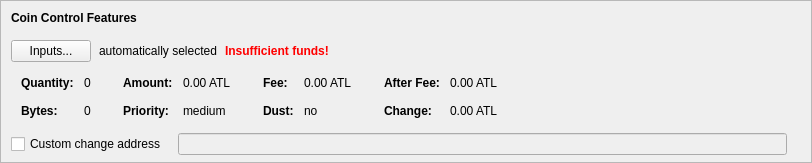
    <widget class="QFrame" name="frameCoinControl">
     <property name="sizePolicy">
      <sizepolicy hsizetype="Expanding" vsizetype="Expanding">
       <horstretch>0</horstretch>
       <verstretch>0</verstretch>
      </sizepolicy>
     </property>
     <property name="maximumSize">
      <size>
       <width>16777215</width>
       <height>16777215</height>
      </size>
     </property>
     <property name="frameShape">
      <enum>QFrame::StyledPanel</enum>
     </property>
     <property name="frameShadow">
      <enum>QFrame::Sunken</enum>
     </property>
     <layout class="QVBoxLayout" name="verticalLayoutCoinControl2">
      <property name="spacing">
       <number>0</number>
      </property>
      <property name="leftMargin">
       <number>0</number>
      </property>
      <property name="topMargin">
       <number>0</number>
      </property>
      <property name="rightMargin">
       <number>0</number>
      </property>
      <property name="bottomMargin">
       <number>6</number>
      </property>
      <item>
       <layout class="QVBoxLayout" name="verticalLayoutCoinControl" stretch="0,0,0,0,1">
        <property name="spacing">
         <number>0</number>
        </property>
        <property name="leftMargin">
         <number>10</number>
        </property>
        <property name="topMargin">
         <number>10</number>
        </property>
        <item>
         <layout class="QHBoxLayout" name="horizontalLayoutCoinControl1">
          <property name="bottomMargin">
           <number>15</number>
          </property>
          <item>
           <widget class="QLabel" name="labelCoinControlFeatures">
            <property name="sizePolicy">
             <sizepolicy hsizetype="Preferred" vsizetype="Maximum">
              <horstretch>0</horstretch>
              <verstretch>0</verstretch>
             </sizepolicy>
            </property>
            <property name="font">
             <font>
              <weight>75</weight>
              <bold>true</bold>
             </font>
            </property>
            <property name="styleSheet">
             <string notr="true">font-weight:bold;</string>
            </property>
            <property name="text">
             <string>Coin Control Features</string>
            </property>
           </widget>
          </item>
         </layout>
        </item>
        <item>
         <layout class="QHBoxLayout" name="horizontalLayoutCoinControl2" stretch="0,0,0,0">
          <property name="spacing">
           <number>8</number>
          </property>
          <property name="bottomMargin">
           <number>10</number>
          </property>
          <item>
           <widget class="QPushButton" name="pushButtonCoinControl">
            <property name="styleSheet">
             <string notr="true"/>
            </property>
            <property name="text">
             <string>Inputs...</string>
            </property>
            <property name="autoDefault">
             <bool>false</bool>
            </property>
           </widget>
          </item>
          <item>
           <widget class="QLabel" name="labelCoinControlAutomaticallySelected">
            <property name="text">
             <string>automatically selected</string>
            </property>
            <property name="margin">
             <number>5</number>
            </property>
           </widget>
          </item>
          <item>
           <widget class="QLabel" name="labelCoinControlInsuffFunds">
            <property name="font">
             <font>
              <weight>75</weight>
              <bold>true</bold>
             </font>
            </property>
            <property name="styleSheet">
             <string notr="true">color:red;font-weight:bold;</string>
            </property>
            <property name="text">
             <string>Insufficient funds!</string>
            </property>
            <property name="margin">
             <number>5</number>
            </property>
           </widget>
          </item>
          <item>
           <spacer name="horizontalSpacerCoinControl">
            <property name="orientation">
             <enum>Qt::Horizontal</enum>
            </property>
            <property name="sizeHint" stdset="0">
             <size>
              <width>40</width>
              <height>1</height>
             </size>
            </property>
           </spacer>
          </item>
         </layout>
        </item>
        <item>
         <widget class="QWidget" name="widgetCoinControl" native="true">
          <property name="sizePolicy">
           <sizepolicy hsizetype="Preferred" vsizetype="Preferred">
            <horstretch>0</horstretch>
            <verstretch>0</verstretch>
           </sizepolicy>
          </property>
          <property name="minimumSize">
           <size>
            <width>0</width>
            <height>0</height>
           </size>
          </property>
          <property name="styleSheet">
           <string notr="true"/>
          </property>
          <layout class="QHBoxLayout" name="horizontalLayoutCoinControl5">
           <property name="leftMargin">
            <number>0</number>
           </property>
           <property name="topMargin">
            <number>0</number>
           </property>
           <property name="rightMargin">
            <number>0</number>
           </property>
           <property name="bottomMargin">
            <number>0</number>
           </property>
           <item>
            <layout class="QHBoxLayout" name="horizontalLayoutCoinControl3" stretch="0,0,0,1">
             <property name="spacing">
              <number>20</number>
             </property>
             <property name="topMargin">
              <number>0</number>
             </property>
             <property name="bottomMargin">
              <number>10</number>
             </property>
             <item>
              <layout class="QFormLayout" name="formLayoutCoinControl1">
               <property name="horizontalSpacing">
                <number>10</number>
               </property>
               <property name="verticalSpacing">
                <number>14</number>
               </property>
               <property name="leftMargin">
                <number>10</number>
               </property>
               <property name="topMargin">
                <number>4</number>
               </property>
               <property name="rightMargin">
                <number>6</number>
               </property>
               <item row="0" column="0">
                <widget class="QLabel" name="labelCoinControlQuantityText">
                 <property name="font">
                  <font>
                   <weight>75</weight>
                   <bold>true</bold>
                  </font>
                 </property>
                 <property name="text">
                  <string>Quantity:</string>
                 </property>
                 <property name="margin">
                  <number>0</number>
                 </property>
                </widget>
               </item>
               <item row="0" column="1">
                <widget class="QLabel" name="labelCoinControlQuantity">
                 <property name="cursor">
                  <cursorShape>IBeamCursor</cursorShape>
                 </property>
                 <property name="contextMenuPolicy">
                  <enum>Qt::ActionsContextMenu</enum>
                 </property>
                 <property name="text">
                  <string notr="true">0</string>
                 </property>
                 <property name="margin">
                  <number>0</number>
                 </property>
                 <property name="textInteractionFlags">
                  <set>Qt::LinksAccessibleByMouse|Qt::TextSelectableByKeyboard|Qt::TextSelectableByMouse</set>
                 </property>
                </widget>
               </item>
               <item row="1" column="0">
                <widget class="QLabel" name="labelCoinControlBytesText">
                 <property name="font">
                  <font>
                   <weight>75</weight>
                   <bold>true</bold>
                  </font>
                 </property>
                 <property name="text">
                  <string>Bytes:</string>
                 </property>
                </widget>
               </item>
               <item row="1" column="1">
                <widget class="QLabel" name="labelCoinControlBytes">
                 <property name="cursor">
                  <cursorShape>IBeamCursor</cursorShape>
                 </property>
                 <property name="contextMenuPolicy">
                  <enum>Qt::ActionsContextMenu</enum>
                 </property>
                 <property name="text">
                  <string notr="true">0</string>
                 </property>
                 <property name="textInteractionFlags">
                  <set>Qt::LinksAccessibleByMouse|Qt::TextSelectableByKeyboard|Qt::TextSelectableByMouse</set>
                 </property>
                </widget>
               </item>
              </layout>
             </item>
             <item>
              <layout class="QFormLayout" name="formLayoutCoinControl2">
               <property name="horizontalSpacing">
                <number>10</number>
               </property>
               <property name="verticalSpacing">
                <number>14</number>
               </property>
               <property name="leftMargin">
                <number>6</number>
               </property>
               <property name="topMargin">
                <number>4</number>
               </property>
               <property name="rightMargin">
                <number>6</number>
               </property>
               <item row="0" column="0">
                <widget class="QLabel" name="labelCoinControlAmountText">
                 <property name="font">
                  <font>
                   <weight>75</weight>
                   <bold>true</bold>
                  </font>
                 </property>
                 <property name="text">
                  <string>Amount:</string>
                 </property>
                 <property name="margin">
                  <number>0</number>
                 </property>
                </widget>
               </item>
               <item row="0" column="1">
                <widget class="QLabel" name="labelCoinControlAmount">
                 <property name="cursor">
                  <cursorShape>IBeamCursor</cursorShape>
                 </property>
                 <property name="contextMenuPolicy">
                  <enum>Qt::ActionsContextMenu</enum>
                 </property>
                 <property name="text">
                  <string notr="true">0.00 ATL</string>
                 </property>
                 <property name="textInteractionFlags">
                  <set>Qt::LinksAccessibleByMouse|Qt::TextSelectableByKeyboard|Qt::TextSelectableByMouse</set>
                 </property>
                </widget>
               </item>
               <item row="1" column="0">
                <widget class="QLabel" name="labelCoinControlPriorityText">
                 <property name="font">
                  <font>
                   <weight>75</weight>
                   <bold>true</bold>
                  </font>
                 </property>
                 <property name="text">
                  <string>Priority:</string>
                 </property>
                </widget>
               </item>
               <item row="1" column="1">
                <widget class="QLabel" name="labelCoinControlPriority">
                 <property name="cursor">
                  <cursorShape>IBeamCursor</cursorShape>
                 </property>
                 <property name="contextMenuPolicy">
                  <enum>Qt::ActionsContextMenu</enum>
                 </property>
                 <property name="text">
                  <string>medium</string>
                 </property>
                 <property name="textInteractionFlags">
                  <set>Qt::LinksAccessibleByMouse|Qt::TextSelectableByKeyboard|Qt::TextSelectableByMouse</set>
                 </property>
                </widget>
               </item>
              </layout>
             </item>
             <item>
              <layout class="QFormLayout" name="formLayoutCoinControl3">
               <property name="horizontalSpacing">
                <number>10</number>
               </property>
               <property name="verticalSpacing">
                <number>14</number>
               </property>
               <property name="leftMargin">
                <number>6</number>
               </property>
               <property name="topMargin">
                <number>4</number>
               </property>
               <property name="rightMargin">
                <number>6</number>
               </property>
               <item row="0" column="0">
                <widget class="QLabel" name="labelCoinControlFeeText">
                 <property name="font">
                  <font>
                   <weight>75</weight>
                   <bold>true</bold>
                  </font>
                 </property>
                 <property name="text">
                  <string>Fee:</string>
                 </property>
                 <property name="margin">
                  <number>0</number>
                 </property>
                </widget>
               </item>
               <item row="0" column="1">
                <widget class="QLabel" name="labelCoinControlFee">
                 <property name="cursor">
                  <cursorShape>IBeamCursor</cursorShape>
                 </property>
                 <property name="contextMenuPolicy">
                  <enum>Qt::ActionsContextMenu</enum>
                 </property>
                 <property name="text">
                  <string notr="true">0.00 ATL</string>
                 </property>
                 <property name="textInteractionFlags">
                  <set>Qt::LinksAccessibleByMouse|Qt::TextSelectableByKeyboard|Qt::TextSelectableByMouse</set>
                 </property>
                </widget>
               </item>
               <item row="1" column="0">
                <widget class="QLabel" name="labelCoinControlLowOutputText">
                 <property name="font">
                  <font>
                   <weight>75</weight>
                   <bold>true</bold>
                  </font>
                 </property>
                 <property name="text">
                  <string>Dust:</string>
                 </property>
                </widget>
               </item>
               <item row="1" column="1">
                <widget class="QLabel" name="labelCoinControlLowOutput">
                 <property name="cursor">
                  <cursorShape>IBeamCursor</cursorShape>
                 </property>
                 <property name="contextMenuPolicy">
                  <enum>Qt::ActionsContextMenu</enum>
                 </property>
                 <property name="text">
                  <string>no</string>
                 </property>
                 <property name="textInteractionFlags">
                  <set>Qt::LinksAccessibleByMouse|Qt::TextSelectableByKeyboard|Qt::TextSelectableByMouse</set>
                 </property>
                </widget>
               </item>
              </layout>
             </item>
             <item>
              <layout class="QFormLayout" name="formLayoutCoinControl4">
               <property name="horizontalSpacing">
                <number>10</number>
               </property>
               <property name="verticalSpacing">
                <number>14</number>
               </property>
               <property name="leftMargin">
                <number>6</number>
               </property>
               <property name="topMargin">
                <number>4</number>
               </property>
               <property name="rightMargin">
                <number>6</number>
               </property>
               <item row="0" column="0">
                <widget class="QLabel" name="labelCoinControlAfterFeeText">
                 <property name="font">
                  <font>
                   <weight>75</weight>
                   <bold>true</bold>
                  </font>
                 </property>
                 <property name="text">
                  <string>After Fee:</string>
                 </property>
                 <property name="margin">
                  <number>0</number>
                 </property>
                </widget>
               </item>
               <item row="0" column="1">
                <widget class="QLabel" name="labelCoinControlAfterFee">
                 <property name="cursor">
                  <cursorShape>IBeamCursor</cursorShape>
                 </property>
                 <property name="contextMenuPolicy">
                  <enum>Qt::ActionsContextMenu</enum>
                 </property>
                 <property name="text">
                  <string notr="true">0.00 ATL</string>
                 </property>
                 <property name="textInteractionFlags">
                  <set>Qt::LinksAccessibleByMouse|Qt::TextSelectableByKeyboard|Qt::TextSelectableByMouse</set>
                 </property>
                </widget>
               </item>
               <item row="1" column="0">
                <widget class="QLabel" name="labelCoinControlChangeText">
                 <property name="font">
                  <font>
                   <weight>75</weight>
                   <bold>true</bold>
                  </font>
                 </property>
                 <property name="text">
                  <string>Change:</string>
                 </property>
                </widget>
               </item>
               <item row="1" column="1">
                <widget class="QLabel" name="labelCoinControlChange">
                 <property name="cursor">
                  <cursorShape>IBeamCursor</cursorShape>
                 </property>
                 <property name="contextMenuPolicy">
                  <enum>Qt::ActionsContextMenu</enum>
                 </property>
                 <property name="text">
                  <string notr="true">0.00 ATL</string>
                 </property>
                 <property name="textInteractionFlags">
                  <set>Qt::LinksAccessibleByMouse|Qt::TextSelectableByKeyboard|Qt::TextSelectableByMouse</set>
                 </property>
                </widget>
               </item>
              </layout>
             </item>
            </layout>
           </item>
          </layout>
         </widget>
        </item>
        <item>
         <layout class="QHBoxLayout" name="horizontalLayoutCoinControl4" stretch="0,0,0">
          <property name="spacing">
           <number>12</number>
          </property>
          <property name="sizeConstraint">
           <enum>QLayout::SetDefaultConstraint</enum>
          </property>
          <property name="topMargin">
           <number>5</number>
          </property>
          <property name="rightMargin">
           <number>5</number>
          </property>
          <item>
           <widget class="QCheckBox" name="checkBoxCoinControlChange">
            <property name="toolTip">
             <string>If this is activated, but the change address is empty or invalid, change will be sent to a newly generated address.</string>
            </property>
            <property name="text">
             <string>Custom change address</string>
            </property>
           </widget>
          </item>
          <item>
           <widget class="QValidatedLineEdit" name="lineEditCoinControlChange">
            <property name="enabled">
             <bool>false</bool>
            </property>
            <property name="sizePolicy">
             <sizepolicy hsizetype="Expanding" vsizetype="Fixed">
              <horstretch>0</horstretch>
              <verstretch>0</verstretch>
             </sizepolicy>
            </property>
           </widget>
          </item>
          <item>
           <widget class="QLabel" name="labelCoinControlChangeLabel">
            <property name="sizePolicy">
             <sizepolicy hsizetype="Preferred" vsizetype="Expanding">
              <horstretch>0</horstretch>
              <verstretch>0</verstretch>
             </sizepolicy>
            </property>
            <property name="minimumSize">
             <size>
              <width>0</width>
              <height>0</height>
             </size>
            </property>
            <property name="text">
             <string/>
            </property>
            <property name="margin">
             <number>3</number>
            </property>
           </widget>
          </item>
         </layout>
        </item>
        <item>
         <spacer name="verticalSpacerCoinControl">
          <property name="orientation">
           <enum>Qt::Vertical</enum>
          </property>
          <property name="sizeHint" stdset="0">
           <size>
            <width>800</width>
            <height>1</height>
           </size>
          </property>
         </spacer>
        </item>
       </layout>
      </item>
     </layout>
    </widget>
